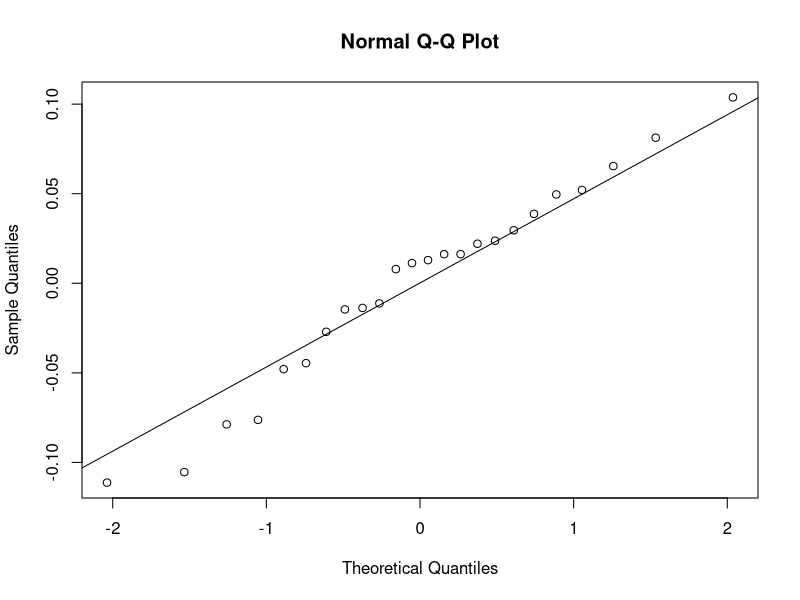
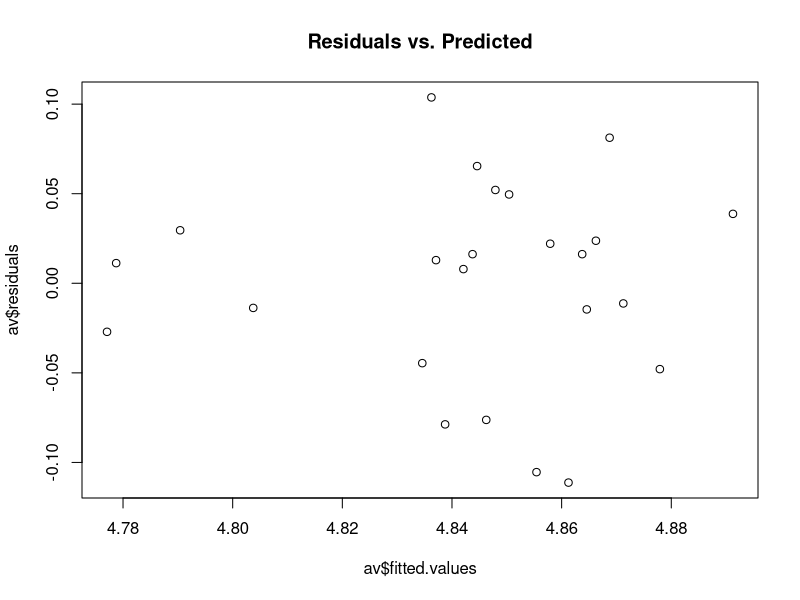
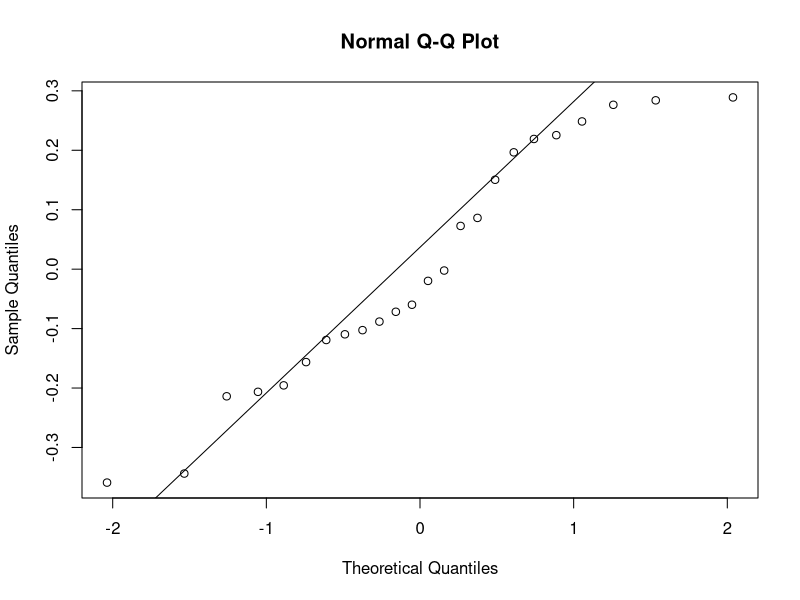
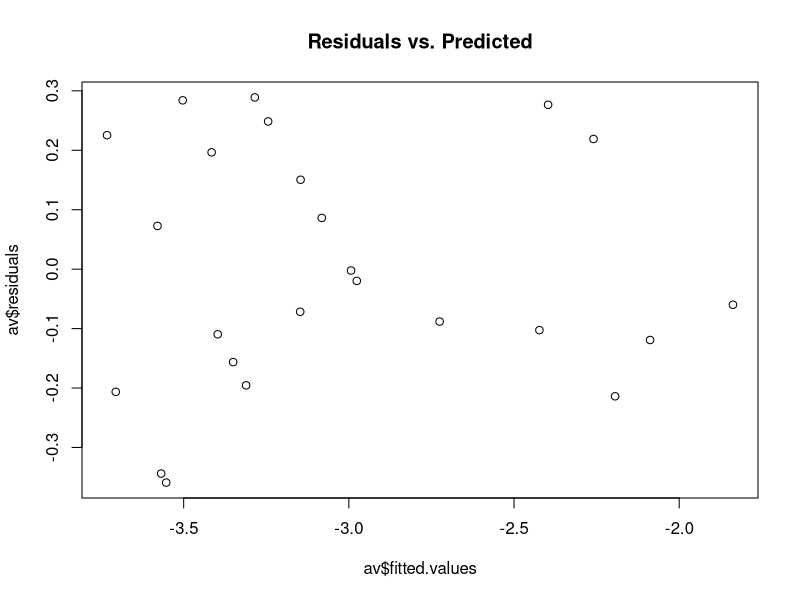

Here is the R script that generated these plots, in order: (Note: this script raises an error after producing the figures.)
x <- c(4.93,4.86,4.75,4.95,4.79,4.88,4.85,4.91,4.79,4.85,4.75,4.85,4.83,4.88,4.90,4.75,4.82,4.90,4.89,4.77,4.94,4.86,4.79,4.76)
tre <- c(rep("1",6),rep("2",6),rep("3",6),rep("4",6))
k <- 4
n <- 6
blk = gl(n, 1, k*n)
av <- aov(x ~ tre+blk)
summary(av)

qqnorm(av$residuals)
qqline(av$residuals)
plot(av$residuals~av$fitted.values,main = "Residuals vs. Predicted")

xsd <- c(0.05,0.04,0.05,0.06,0.03,0.05,0.04,0.02,0.03,0.05,0.03,0.02,0.09,0.13,0.11,0.15,0.08,0.12,0.03,0.04,0.05,0.05,0.03,0.02)
xsd <- log(xsd)
tre <- c(rep("1",6),rep("2",6),rep("3",6),rep("4",6))
k <- 4
n <- 6
blk = gl(n, 1, k*n)
av <- aov(xsd ~ tre+blk)
summary(av)
qqnorm(av$residuals)
qqline(av$residuals)
plot(av$residuals~av$fitted.values,main = "Residuals vs. Predicted")
plot(av$residuals~y,main = "Residuals vs. Treatment Factors")

TukeyHSD(av,conf.level = 0.95)
